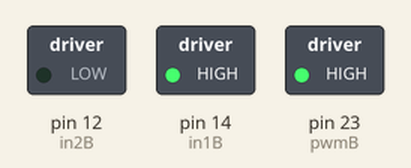
This sketch was run on a simulated Arduino Mega 2560, built with avr-gcc and run on an emulated ATmega2560. On the bench: switched loads named in the sketch (green lamp = pin HIGH).

Above: at 1.5 s.
At 3.5 s:
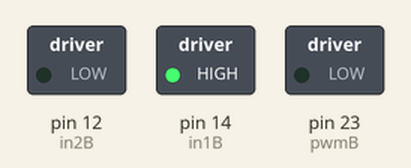
Timing chart, 0 to 4.6 s (numbered marks = the images above):
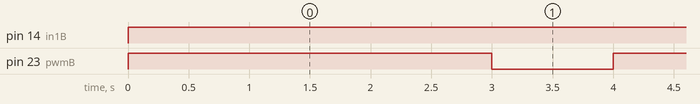

The sketch:

MotorDriver.ino
```cpp
#define pwmB 23
#define in1B 14
#define in2B 12

int MotorSpeedB = 150;

void setup() {
  pinMode(in1B, OUTPUT);
  pinMode(in2B, OUTPUT);

  analogWrite(pwmB, 0); // initialize PWM
}

void loop() {
  digitalWrite(in1B, HIGH);
  digitalWrite(in2B, LOW);

  analogWrite(pwmB, MotorSpeedB); // PWM to motor
  delay(3000);

  analogWrite(pwmB, 0);           // stop motor
delay(1000);
}
```

Measured:
- by itself, pin 14 (in1B): LOW → HIGH at 0.00 s
- by itself, pin 23 (pwmB): alternates HIGH for 3.0 s and LOW for 1.0 s
